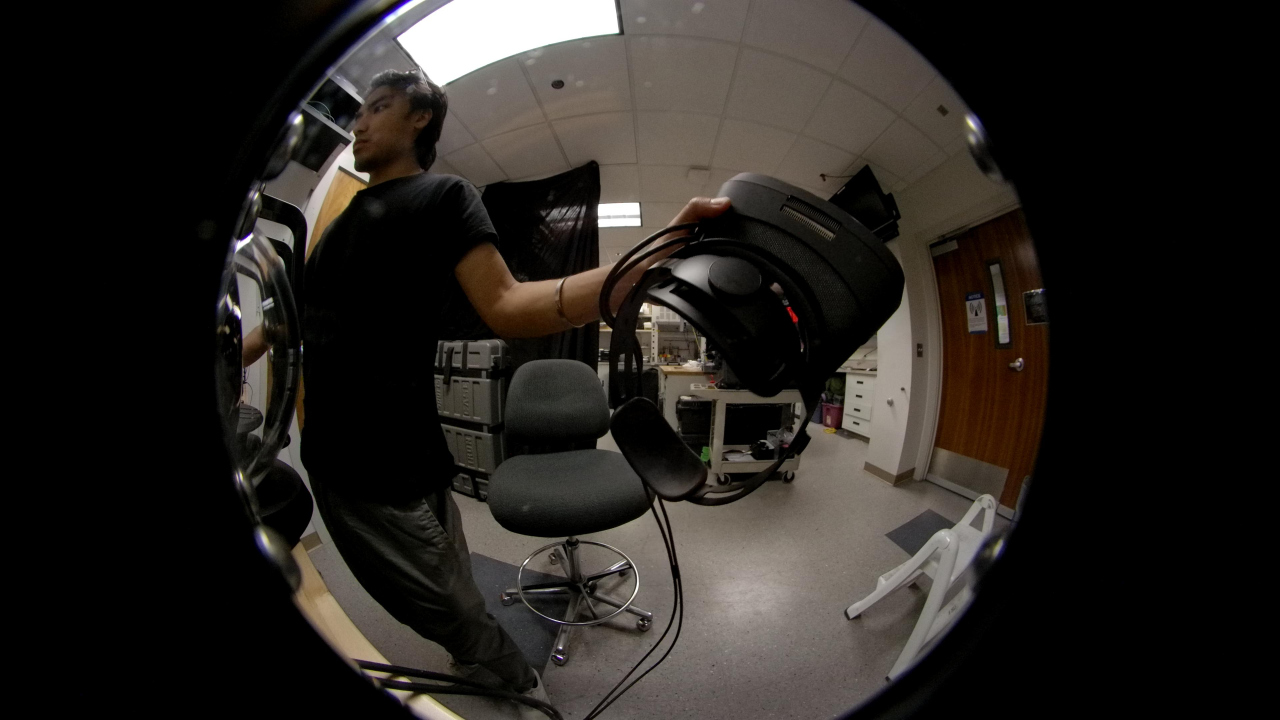
#> input picture Assets/Depth/img1.jpg, 3840 x 2160 px, found by its file name (shown at 1/3 size)
$ python generateDisparity.py
#> lines starting #> are read from the running program, lines starting #| are printed output that depends on the picture
import numpy as np
import cv2
from matplotlib import pyplot as plt


baseline=100
focal_length= 4.77424789e+02

Q=np.float32([[ 1.00000000e+00,  0.00000000e+00,  0.00000000e+00,  6.51067677e+02],
 [ 0.00000000e+00,  1.00000000e+00,  0.00000000e+00,  4.89214800e+02],
 [ 0.00000000e+00,  0.00000000e+00,  0.00000000e+00,  1.19511214e+03],
 [ 0.00000000e+00,  0.00000000e+00, -4.65810195e-04,  0.00000000e+00]])


# Reading the mapping values for stereo image rectification
cv_file = cv2.FileStorage("improved_params3.xml", cv2.FILE_STORAGE_READ)
Left_Stereo_Map_x = cv_file.getNode("Left_Stereo_Map_x").mat()
Left_Stereo_Map_y = cv_file.getNode("Left_Stereo_Map_y").mat()
Right_Stereo_Map_x = cv_file.getNode("Right_Stereo_Map_x").mat()
Right_Stereo_Map_y = cv_file.getNode("Right_Stereo_Map_y").mat()
cv_file.release()

def write_ply(fn, verts, colors):
    verts = verts.reshape(-1, 3)
    colors = colors.reshape(-1, 3)
    verts = np.hstack([verts, colors])
    with open(fn, 'wb') as f:
        f.write((ply_header % dict(vert_num=len(verts))).encode('utf-8'))
        np.savetxt(f, verts, fmt='%f %f %f %d %d %d ')


while True:
  # Capturing and storing left and right camera images
    imgL= cv2.imread(r'C:\Users\Benjamin\Documents\ROV-VR-App\Assets\Depth\img1.jpg', cv2.IMREAD_GRAYSCALE)[200:850, 600:1400]
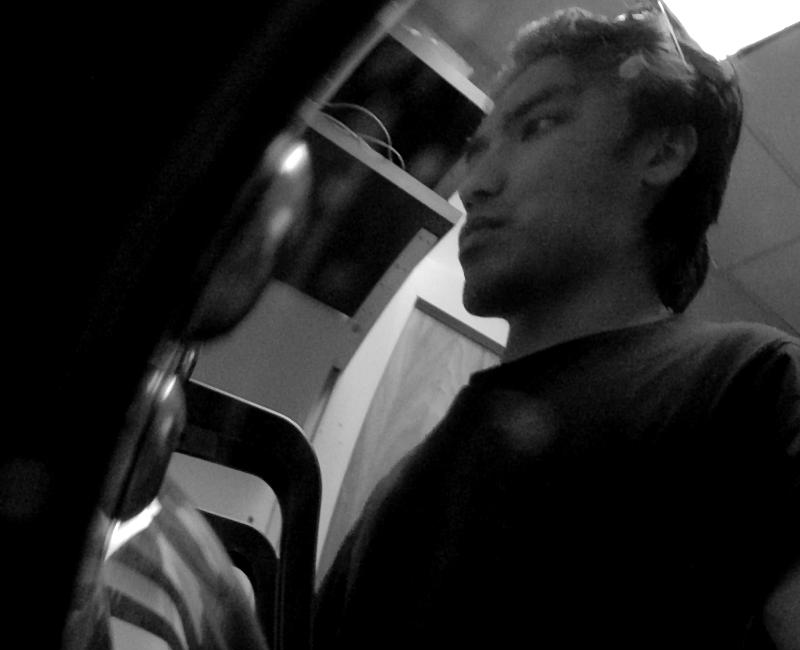
#> imgL: shape (650, 800); min 0, max 255, mean 38.7
    imgR= cv2.imread(r'C:\Users\Benjamin\Documents\ROV-VR-App\Assets\Depth\img2.jpg', cv2.IMREAD_GRAYSCALE)[200:850, 600:1400]
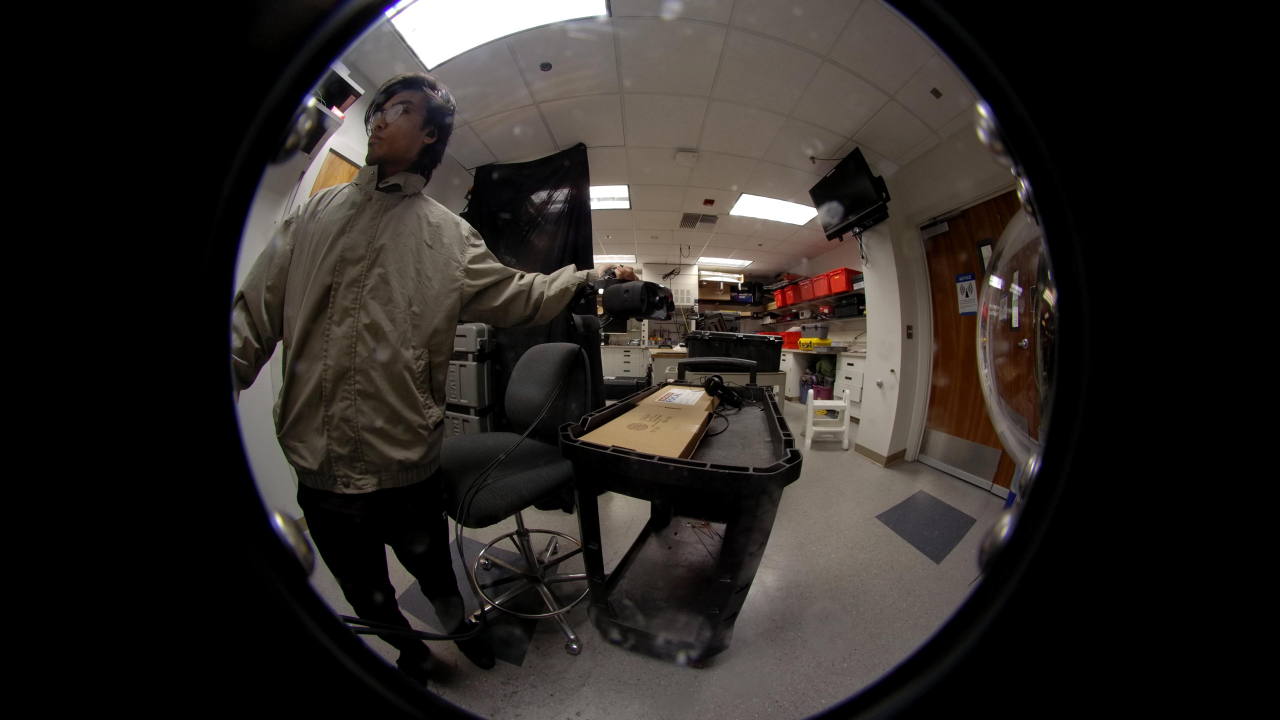
#> input picture Assets/Depth/img2.jpg, 3840 x 2160 px, found by its file name (shown at 1/3 size)
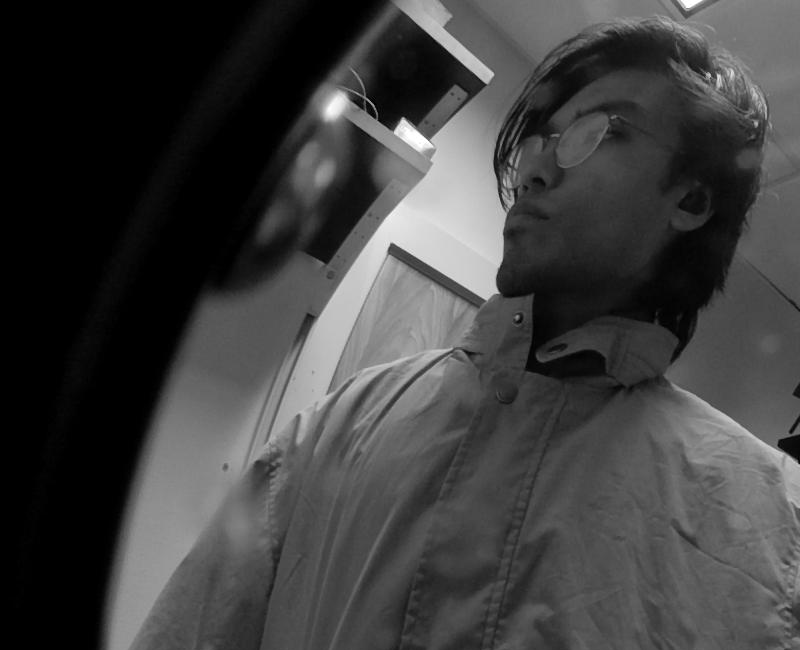
#> imgR: shape (650, 800); min 0, max 255, mean 63.4


#> (the run stopped early here; a loop or call above may not have finished)
